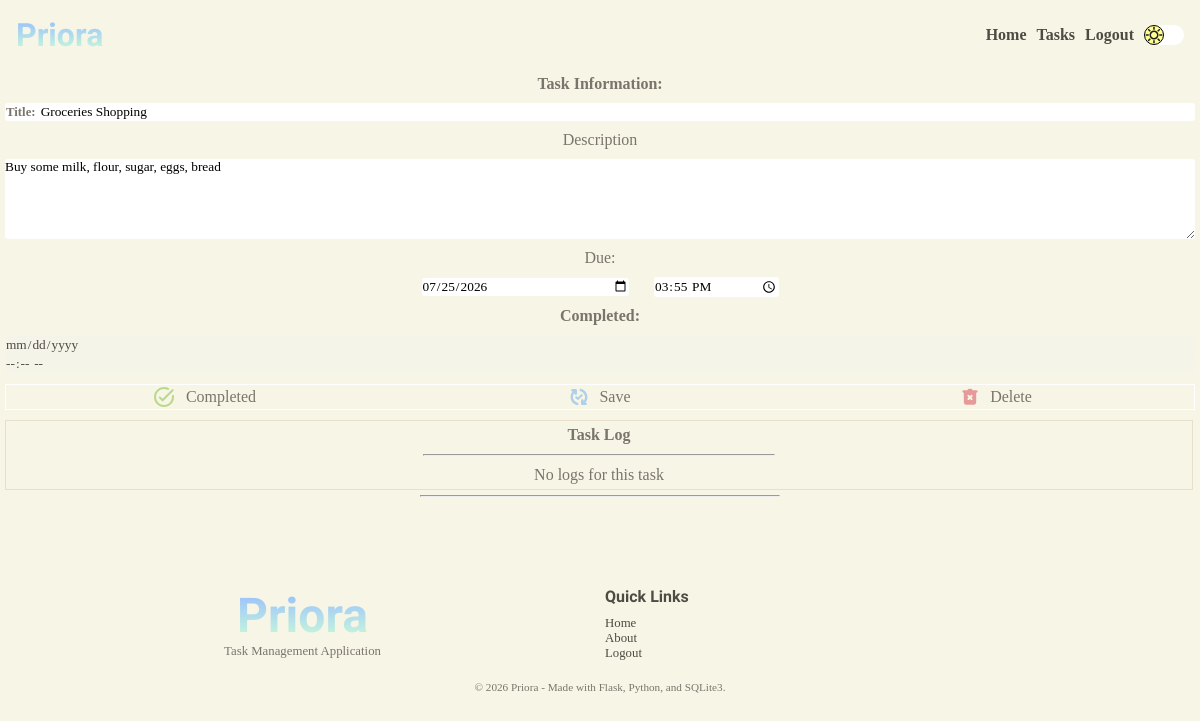
Before: /user/task/28 (signed in) with the older database file.
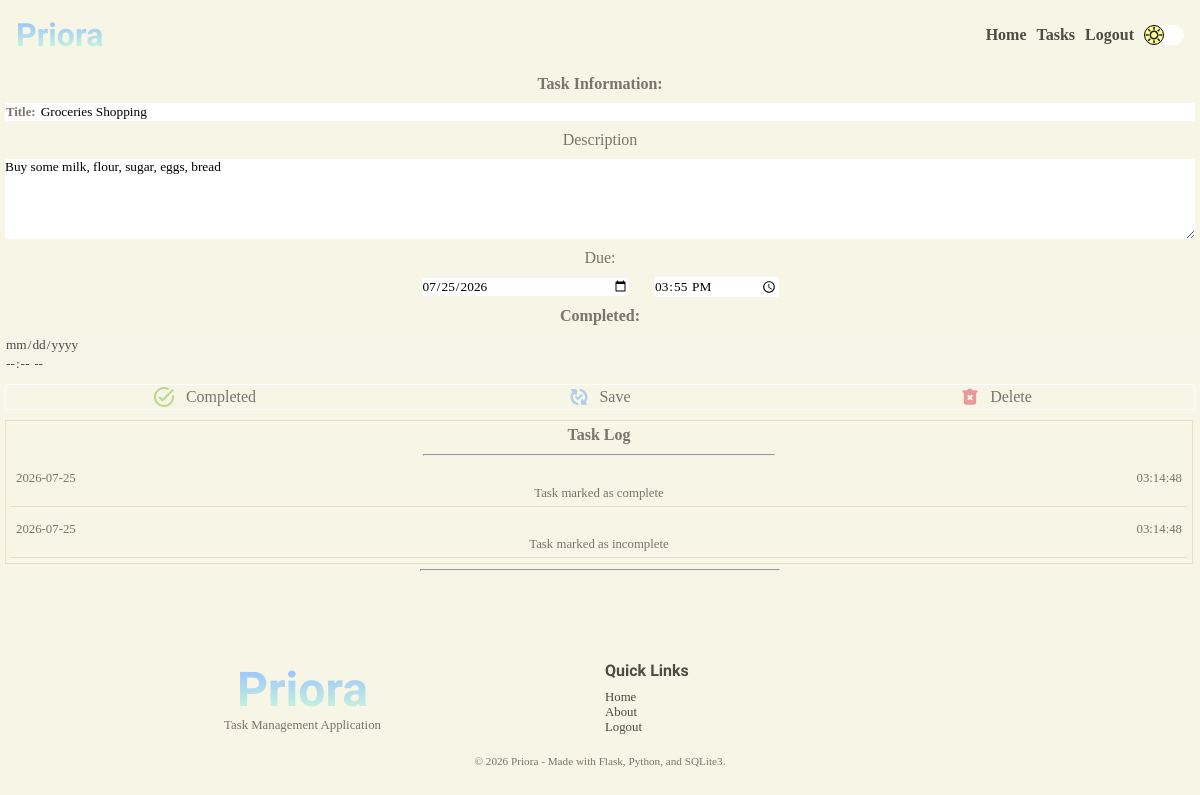
After: the same page with the newer database file.
### tables this page shows
CREATE TABLE "tasks" (
                            "task_id"	INTEGER NOT NULL UNIQUE,
                            "user_id"	INTEGER NOT NULL,
                            "title"	TEXT NOT NULL,
                            "description"	TEXT NOT NULL,
                            "due_date"	TEXT NOT NULL,
                            "due_time"	TEXT NOT NULL,
                            "completion_date"	TEXT,
                            "completion_time"	TEXT,
                            "completed"	INTEGER NOT NULL DEFAULT 0,
                            PRIMARY KEY("task_id" AUTOINCREMENT),
                            FOREIGN KEY("user_id") 
                                REFERENCES "users"("user_id")
                                ON DELETE CASCADE
                            );

CREATE TABLE "task_logs" (
                            "log_id"	INTEGER NOT NULL UNIQUE,
                            "task_id"	INTEGER NOT NULL,
                            "user_id"   INTEGER NOT NULL,
                            "date"	TEXT NOT NULL,
                            "time"	TEXT NOT NULL,
                            "comment"	TEXT NOT NULL,
                            PRIMARY KEY("log_id" AUTOINCREMENT),
                            FOREIGN KEY("task_id") 
                                REFERENCES "tasks"("task_id")
                                ON DELETE CASCADE,
                            FOREIGN KEY ("user_id")
                                REFERENCES "users"("user_id")
                                ON DELETE CASCADE
                            );

### app.py (the view)
@app.route("/user/task/<int:task_id>", methods=["GET", "POST"])
@login_required
@password_reset_required
def task(task_id):
    user = find_user_by_id(session.get("user-id"))
    task = search_task_by_id(task_id, user)
    title = f"{task['title']}"
    logs = get_task_logs(task_id, user)
    return render_template("tasks/task-page.html", title=title, task=task, logs=logs)

### app.py (called while the page is built)
@app.after_request
def security_headers(response):
    response.headers["Content-Security-Policy"] = (
        "default-src 'self'; "
        "script-src 'self'; "
        "style-src 'self' https://fonts.googleapis.com; "
        "font-src 'self' https://fonts.gstatic.com;"
    )
    return response

### services/auth.py (called while the page is built)
def login_required(f):
    @wraps(f)
    def decorated_function(*args, **kwargs):
        if session.get("user-id") is None:
            return redirect(url_for("login"))
        return f(*args, **kwargs)
    return decorated_function

def password_reset_required(f):
    @wraps(f)
    def decorated_function(*args, **kwargs):
        reset_req = is_reset_req(session.get("user-id"))
        if reset_req:
            return redirect(url_for("change_password"))
        return f(*args, **kwargs)
    return decorated_function

### services/database.py (called while the page is built)
def connect_database():
    os.makedirs("instance", exist_ok=True)
    connection = sqlite3.connect("instance/task-manager.db")
    connection.row_factory = sqlite3.Row
    connection.execute("PRAGMA foreign_keys = ON;")
    return connection

def find_user_by_id(user_id):
    connection = connect_database()
    cursor = connection.cursor()
    try:
        cursor.execute(
            """SELECT * FROM users WHERE user_id = ?;""",
            (user_id,),
        )
        user = cursor.fetchone()
        return user
    except Exception as e:
        print(e)
        return False
    finally:
        connection.close()

def is_reset_req(user_id):
    connection = connect_database()
    cursor = connection.cursor()
    try:
        cursor.execute(
            """SELECT reset FROM users WHERE user_id = ?;""",
            (user_id,),
        )
        required = cursor.fetchone()
        return bool(required and required["reset"] == 1)
    except Exception as e:
        print(e)
        return False
    finally:
        connection.close()

def find_task_by_id(task_id, user_id):
    connection = connect_database()
    cursor = connection.cursor()
    try:
        cursor.execute(
            """SELECT * FROM tasks WHERE task_id = ? AND user_id = ?;""",
            (task_id, user_id),
        )
        task = cursor.fetchone()
        return task
    except Exception as e:
        print(e)
        return False
    finally:
        connection.close()

### services/tasks.py (called while the page is built)
def search_task_by_id(task_id, user):
    user_id = user["user_id"]
    task = find_task_by_id(task_id, user_id)
    if task:
        return task
    return None

### templates/tasks/task-page.html (shortened to what this page needs)
{% extends 'layout.html' %} {% block content %}
<section class="task-view-section">
  <div class="task-view">
    <form action="/user/task/<int:task_id>" method="post">
      <p><strong>Task Information:</strong></p>
      <div class="task-view-input-box">
        <p>Title:</p>
        <input
          type="text"
          name="title"
          id="title"
          value="{{ task['title'] }}"
        />
      </div>
      <p>Description</p>
      <textarea name="description" id="description" width="100%" rows="5">
{{ task['description'] }}</textarea
      >
      <p>Due:</p>
      <div class="task-view-due">
        <input
          type="date"
          name="due-date"
          id="due-date"
          value="{{ task['due_date'] }}"
        />
        <input
          type="time"
          name="due-time"
          id="due-time"
          value="{{ task['due_time'] }}"
        />
      </div>
      <p><strong>Completed:</strong></p>
      <div class="task-view-completed">
        <input
          type="date"
          name="completed-date"
          id="completed-date"
          value="{{ task['completion_date'] }}"
          disabled
        />
        <input
          type="time"
          name="completed-time"
          id="completed-time"
          value="{{ task['completion_time'] }}"
          disabled
        />
      </div>
    </form>
    <div class="task-view-buttons-section">
      {% if task['completed'] == 0 %}
      <div class="task-view-button">
        <p>Completed</p>
      </div>
      {% endif %}
      <div class="task-view-button">
        <p>Save</p>
      </div>
      <div class="task-view-button">
        <p>Delete</p>
      </div>
    </div>
  </div>
  <div class="task-view-log">
    <div class="task-log">
      <p><strong>Task Log</strong></p>
      <hr />
      {% if logs %} {% for log in logs %}
      <div class="log">
        <div class="log-info">
          <p>{{ log['date']}}</p>
          <p>{{ log['time']}}</p>
        </div>
        <div class="log-description">
          <p>{{ log['comment'] }}</p>
        </div>
      </div>
      {% endfor %} {% else %}
      <p>No logs for this task</p>
      {% endif %}
    </div>
  </div>
</section>
{% endblock content %}

### templates/layout.html (shortened to what this page needs)
<!doctype html>
<html lang="en">
  <head>
    <link
      rel="stylesheet"
      href="{{ url_for('static', filename='css/styles.css' )}}"
    />
  </head>
  <body>
    <header>{% include 'header.html' %}</header>
    <main>{% block content %}{% endblock content %}</main>
    <footer>{% include 'footer.html' %}</footer>
  </body>
</html>

### templates/header.html (shortened to what this page needs)
<div class="nav-bar">
  <div>
    <a href="{{ url_for('home')}}"><h1 class="gradient-text">Priora</h1></a>
  </div>
  <div>
    <nav>
      <ul>
        {% if session.get('user-id') %}
        <li><a href="{{ url_for('account') }}">Home</a></li>
        <li><a href="{{ url_for('home') }}">Tasks</a></li>
        <li>
          <form action="{{ url_for('logout') }}" method="post">
            <input type="submit" value="Logout" class="logout-button" />
          </form>
        </li>
        {% else %}
        <li><a href="{{ url_for('home') }}">Home</a></li>
        <li><a href="{{ url_for('about') }}">About</a></li>
        <li><a href="{{ url_for('home') }}#features">Features</a></li>
        <li><a href="{{ url_for('login') }}">Login</a></li>
        {% endif %}
        <li>
          <div class="night-mode-button">
            <div class="night-mode-inner-button"></div>
          </div>
        </li>
      </ul>
    </nav>
  </div>
</div>

### templates/footer.html (shortened to what this page needs)
<div class="horizontal-line">
  <hr />
</div>
<div class="space"></div>
<section class="footer-section">
  <div class="footer-top">
    <div>
      <a href="{{ url_for('home')}}"><h1 class="gradient-text">Priora</h1></a>
      <p>Task Management Application</p>
    </div>
    <div>
      <p><strong>Quick Links</strong></p>
      <ul>
        <li><a href="{{ url_for('home') }}">Home</a></li>
        <li><a href="{{ url_for('about') }}">About</a></li>
        {% if session.get('user-id') %}
        <li>
          <form action="{{ url_for('logout') }}" method="post">
            <input type="submit" value="Logout" class="logout-button-footer" />
          </form>
        </li>
        {% else %}
        <li><a href="{{url_for('login')}}">Login</a></li>
        <li><a href="{{ url_for('register')}}">Register</a></li>
        {% endif %}
      </ul>
    </div>
  </div>
  <div class="footer-bottom">
    <p>© 2026 Priora - Made with Flask, Python, and SQLite3.</p>
  </div>
</section>

### static/css/base.css (style rules this page uses)
:root { --bg-color: #F7F6E6; --bg-task-card: white; --surface-color: #FFFFFF; --surface-secondary: #FFF8EF; --hero-gradient: linear-gradient(90deg, #CDFFD8 0%, #94B9FF 100%); --hero-bg-mb: url('/static/media/light-bg-mobile.gif'); --hero-bg-dk: url('/static/media/light-bg-desktop.gif'); --box-shadow: #4E4A44; --night-mode-button: url('/static/media/day.svg'); --primary-text: #4E4A44; --secondary-text: #7A746C; --accent-peach: #FFDFBD; --accent-beige: #E2C0AE; --accent-green: #D9E9B1; --accent-yellow: #F2EAA0; --border-color: #E7DFC9; --scrollbar-color: #E2C0AE; --success: #B8D98A; --warning: #F2EAA0; --danger: #E79A9A; --info: #AFCFEA; }
* { box-sizing: border-box; margin: 0; padding: 0; scrollbar-width: thin; scrollbar-color: #94B9FF var(--bg-color); }
html { overflow-x: hidden; scroll-behavior: smooth; }
body { background-color: var(--bg-color); font-family: cursive; overflow-x: hidden; }
h1, h2, h3, h4, h5, h6 { color: var(--primary-text) }
h1 { font-family: 'Leckerli One', cursive; }
p { color: var(--secondary-text); font-family: cursive; }
a { text-decoration: none; color: var(--primary-text) }
hr { width: 30%; color: var(--primary-text); }
.horizontal-line { width: 100%; display: flex; justify-content: center; }
.space { height: 10vh; }

### static/css/components/header.css (style rules this page uses)
.nav-bar { display: flex; padding: 1rem; justify-content: space-between; align-items: center; text-align: center; }
.nav-bar nav ul { display: flex; gap: 5px; align-items: center; justify-content: center; }
.nav-bar nav ul li { list-style-type: none; font-family: cursive; font-size: 0.8rem; }
.nav-bar nav ul li a { color: var(--primary-text); font-weight: bold; }
.night-mode-button { width: 40px; height: 20px; border-radius: 50px; background-color: white; transition: background-color 1s ease-in-out; }
.night-mode-inner-button { border: 1px solid black; height: 100%; width: 50%; border-radius: 100%; justify-content: center; align-items: center; display: flex; background-image: url('/static/media/day.svg'); background-position: center; background-repeat: no-repeat; background-size: contain; transition: transform 1s ease, background-image 1s ease-in-out; background-color: rgb(255, 255, 148); }
.logout-button { border: none; background: none; color: var(--primary-text); font-family: cursive; font-weight: bold; font-size: 0.8rem; }
@media screen and (min-width: 1000px) { .nav-bar nav ul li { font-size: 1rem; } }
@media screen and (min-width: 1000px) { .nav-bar { display: flex; padding: 1rem; justify-content: space-between; } }
@media screen and (min-width: 1000px) { .nav-bar nav ul { display: flex; gap: 10px; } }
@media screen and (min-width: 1000px) { .nav-bar nav ul li { list-style-type: none; } }
@media screen and (min-width: 1000px) { .logout-button { font-size: 1rem; } }

### static/css/components/footer.css (style rules this page uses)
.footer-section { padding: 10px; display: flex; flex-direction: column; justify-content: space-between; gap: 20px; }
.footer-top { display: grid; grid-template-columns: repeat(1, 1fr); gap: 10px; }
.footer-top h1 { font-size: 3rem; ; }
.footer-top p { font-size: 0.8rem; }
.footer-top>div { width: 100%; }
.footer-top div:nth-child(1) { text-align: center; }
.footer-top strong { font-size: 1rem; font-weight: bold; font-family: 'Leckerli One', cursive; color: var(--primary-text); }
.footer-top div ul { margin-top: 10px; }
.footer-top div ul li { list-style-type: none; font-size: 0.8rem; }
.logout-button-footer { font-size: 0.8rem; background: none; border: none; color: var(--primary-text); font-family: cursive; }
.footer-bottom { width: 100%; text-align: center; font-size: 0.7rem; }
@media screen and (min-width: 1000px) { .footer-top { grid-template-columns: repeat(2, 1fr); } }

### static/css/pages/main/home.css (style rules this page uses)
.gradient-text { background: linear-gradient(0deg, #CDFFD8, #94B9FF); -webkit-background-clip: text; background-clip: text; color: transparent; }
@media screen and (min-width: 1000px) { .nav-bar nav ul li { font-size: 1rem; } }
@media screen and (min-width: 1000px) { .nav-bar { display: flex; padding: 1rem; justify-content: space-between; } }
@media screen and (min-width: 1000px) { .nav-bar nav ul { display: flex; gap: 10px; } }
@media screen and (min-width: 1000px) { .nav-bar nav ul li { list-style-type: none; } }

Changed rows visible on the page:
added task_logs: date "2026-07-25", time "03:14:48", comment "Task marked as complete"
added task_logs: date "2026-07-25", time "03:14:48", comment "Task marked as incomplete"
Other visible differences:
text no longer shown: "No logs for this task"
